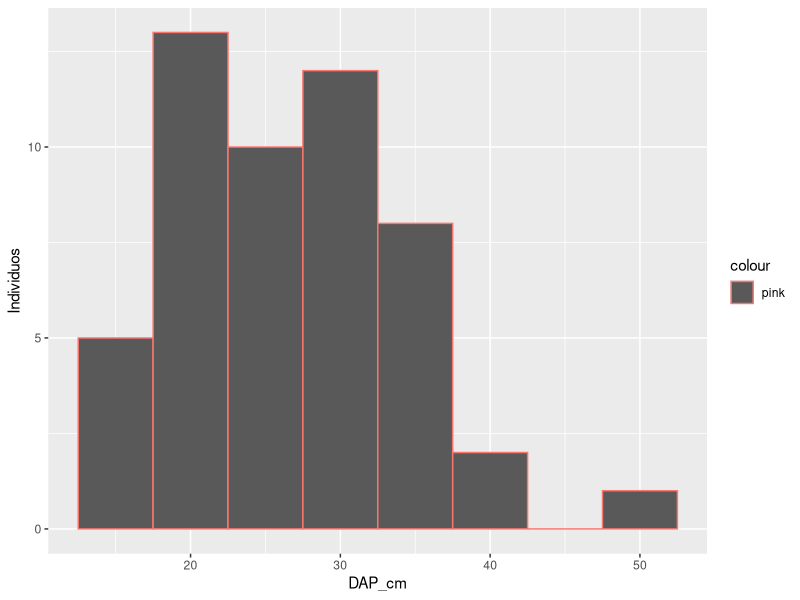
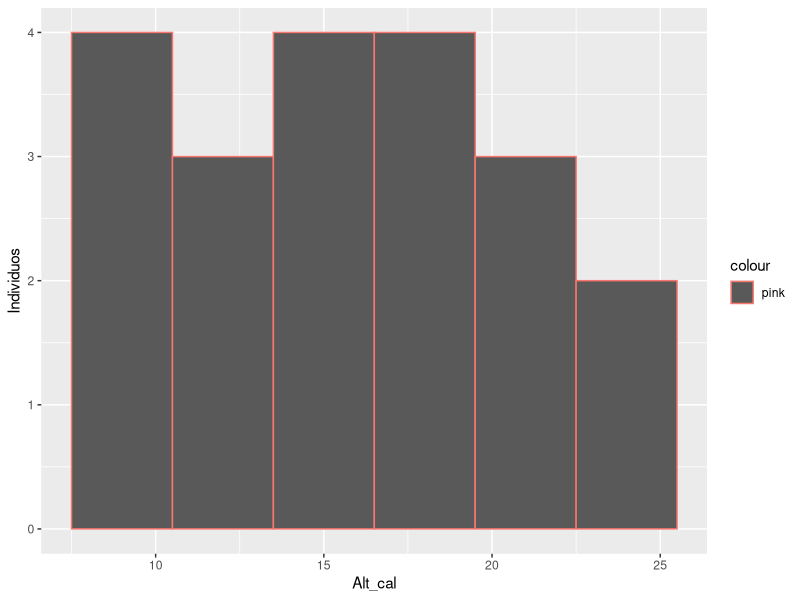
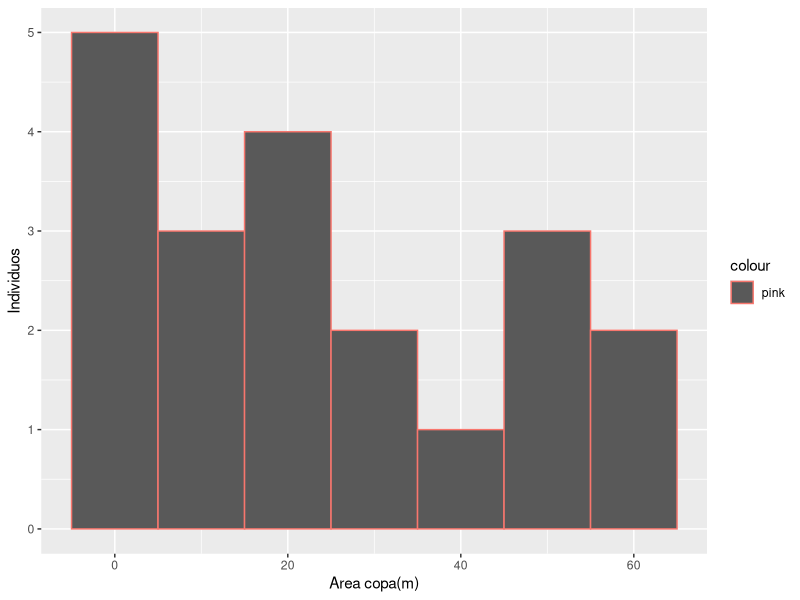

These figures' R source, in order:
## ---- chunk 1
knitr::opts_chunk$set(echo = FALSE, 
                      warning = FALSE, 
                      message = FALSE)

library(tidyverse)
library(ggplot2)
library(readxl)
## ---- chunk 2
data<- read.csv2("Salida1.csv")

data<- data %>% mutate(Parcela = as.factor(Parcela),
                       Subparcela = as.factor(Subparcela)) %>% select(-c(X.))


data<- data %>% group_by(Parcela) %>% mutate(`Area ind(m)`= (pi/4)*(DAP_cm/100)^2, 
                                             Dap_f_cm = (d1+d2)/2, 
                                             `Area copa(m)` = (pi/4)*(D_copa)^2) %>% 
  mutate(`Error DAP`= ((abs(Dap_f_cm - DAP_cm))/ DAP_cm)*100, 
         `Error alt` = ((abs(Alt_med - Alt_cal))/ Alt_cal)*100) 

data1<- data %>% rename(DAP_obs= DAP_cm, DAP_est= Dap_f_cm, 
                Alt_obs= Alt_cal, Alt_est= Alt_med) %>% select(DAP_obs, DAP_est, Alt_obs, Alt_est,
                                                                       `Error DAP`, `Error alt`) %>% 
  filter(DAP_est != "NA")
data1

data1 %>% group_by(Parcela)%>% summarise(DAP_obs= mean(DAP_obs), DAP_est= mean(DAP_obs), Alt_obs= mean(Alt_obs), Alt_est= mean(Alt_est), `Error DAP`= mean(`Error DAP`), `Error alt`= mean(`Error alt`))

## ---- chunk 3
data %>% group_by(Subparcela) %>% 
  summarise(a= sum(`Area ind(m)`), 
            Dcm= sqrt(mean(DAP_cm^2)),
            Area_copa_p= sum(`Area copa(m)`)/length(Subparcela), 
            Altura_p= sum(Alt_cal)/length(Subparcela)) %>% 
  mutate(`Area basal`= a*10000/100) %>% 
  select(c(Subparcela, Dcm, `Area basal`, Area_copa_p, 
           Altura_p)) %>% slice(-c(1))

data %>% group_by(Parcela) %>% 
  summarise(a= sum(`Area ind(m)`), N_ind= length(Parcela),
            Dcm= sqrt(mean(DAP_cm^2))) %>% 
  mutate(`Area basal`= a*10000/250) %>% 
  select(c(Parcela, Dcm, `Area basal`))


## ---- chunk 4

ggplot(data, mapping = aes(x= DAP_cm, col= "pink")) +
  geom_histogram(binwidth = 5, bins = 7) + labs(y= "Individuos")

## ---- chunk 5
data1<- data %>% filter(Alt_cal != "NA")

ggplot(data, mapping = aes(x= Alt_cal, col= "pink")) +
  geom_histogram(binwidth = 3, bins = 5) + labs(y= "Individuos")

## ---- chunk 6
ggplot(data, mapping = aes(x= `Area copa(m)`, col= "pink")) +
  geom_histogram(binwidth = 10, bins = 7) + labs(y= "Individuos")
## ---- chunk 7

data1<- read_xlsx("datoscampo.xlsx")
data1<- data1 %>% mutate(Parcela= as.factor(Parcela), 
                         Subparcela= as.factor(Subparcela))

data2<- read.csv("SantaElena1.csv")

data2<- data2 %>% mutate(Parcela= as.factor(Parcela)) %>% mutate(Altura=                                                                  dist_h_m*(tan(V_mas*pi/180)-tan(V_menos*pi/180)), 
                                                                 `Area copa(m)` = (pi/4)*(dcopa)^2)


  

